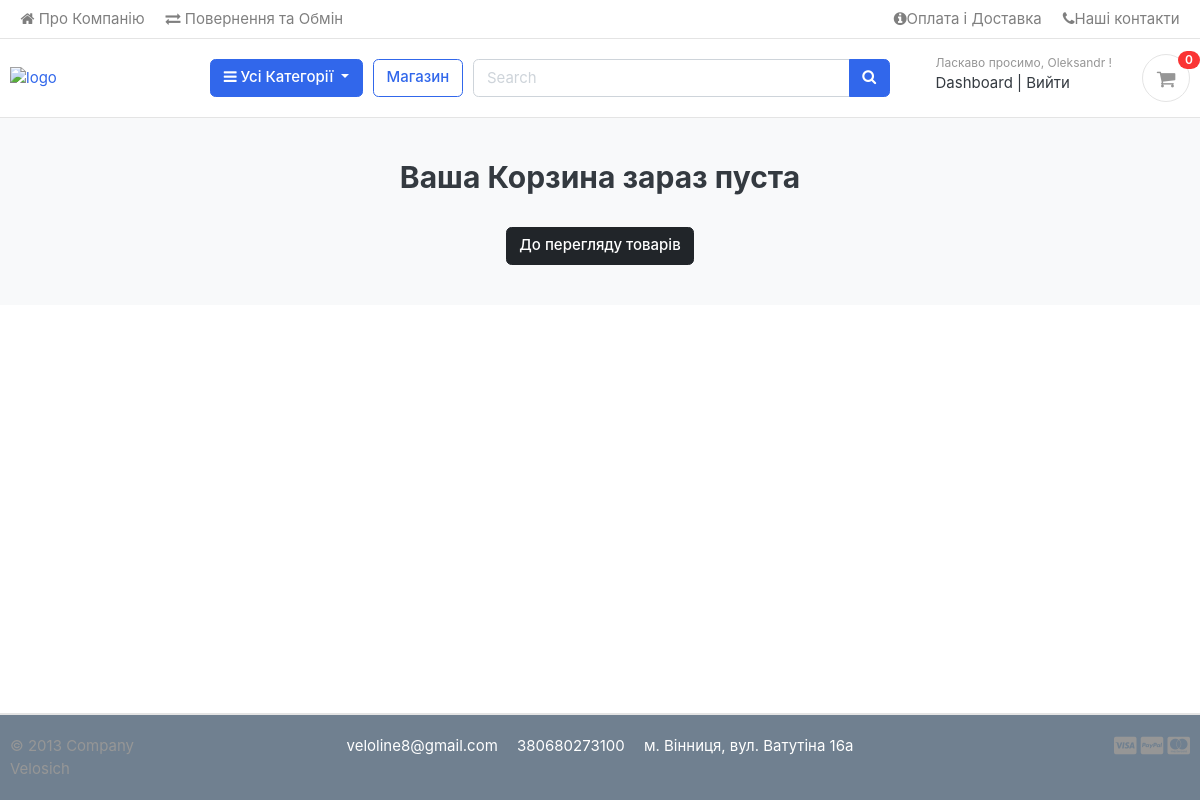
Before: /cart/ (signed in) with the older database file.
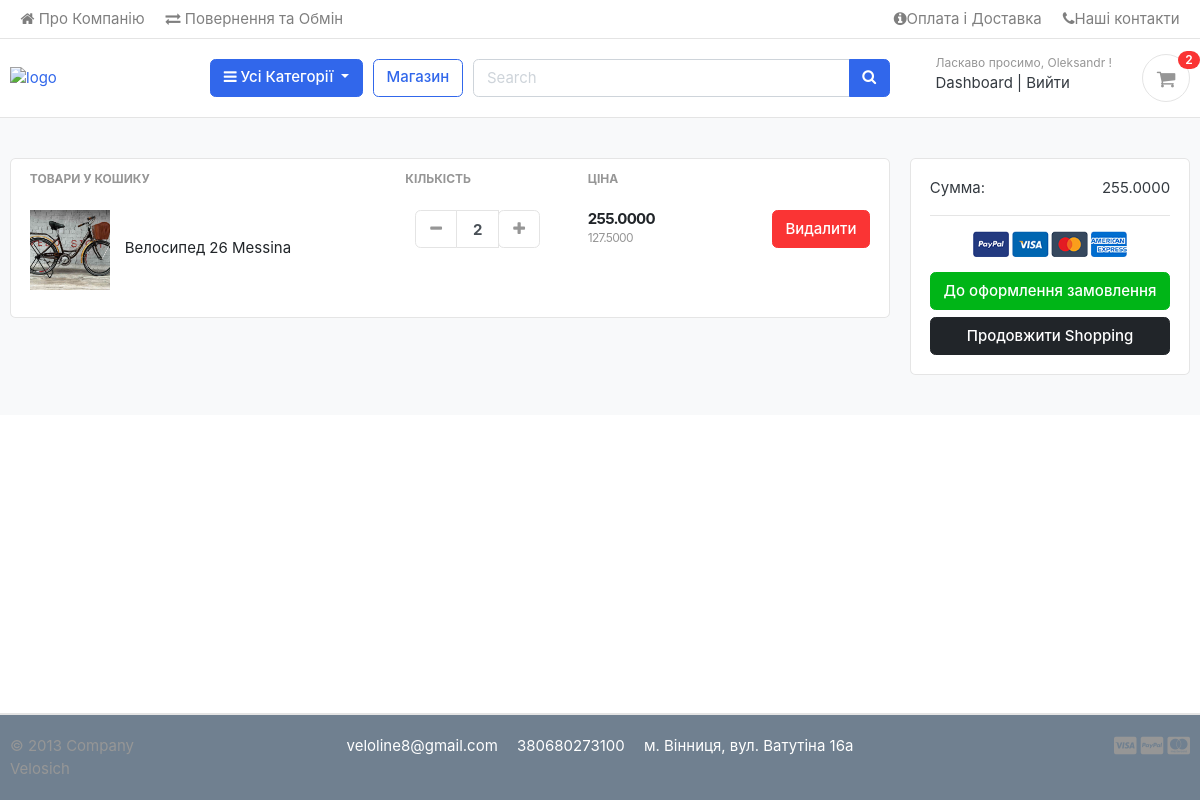
After: the same page with the newer database file.
### carts/models.py (models this page shows, shortened)
class CartItem(models.Model):
    user = models.ForeignKey(Account, on_delete=models.CASCADE, null=True)
    product = models.ForeignKey(Product, on_delete=models.CASCADE)
    variations = models.ManyToManyField(Variation, blank=True)
    cart = models.ForeignKey(Cart, on_delete=models.CASCADE, null=True)
    quantity = models.IntegerField()
    is_active = models.BooleanField(default=True)
    def get_tiers(self):
        try:
            return PriceTier.objects.filter(product=self.product).order_by('-discount')
        except PriceTier.DoesNotExist:
            return None
    @property
    def discounted_price(self):
        tiers = self.get_tiers()
        if tiers:
            for tier in tiers:
                if self.quantity >= tier.min_quantity:
                    return self.product.price * (1 - tier.discount/100)
            else:
                return self.product.price
        return self.product.price
    def discounted_total(self):
        return self.discounted_price * self.quantity

### store/models.py (models this page shows, shortened)
class Product(models.Model):
    product_name = models.CharField(max_length=200, unique=True)
    slug = models.SlugField(max_length=200, unique=True)
    description = models.TextField(max_length=500, blank=True)
    product_code = models.CharField(max_length=5, unique=True, blank=True)
    price = MoneyField(max_digits=14, decimal_places=2, default_currency='USD')
    images = models.ImageField(upload_to="photos/products")
    stock = models.IntegerField()
    is_available = models.BooleanField(default=True)
    category = models.ForeignKey(Category, on_delete=models.CASCADE)
    created_date = models.DateTimeField(auto_now_add=True)
    modified_date = models.DateTimeField(auto_now_add=True)
    def get_url(self):
        return reverse("product_detail", args=[self.category.slug, self.slug])

class PriceTier(models.Model):
    product = models.ForeignKey(Product, on_delete=models.CASCADE, related_name="tier")
    min_quantity = models.PositiveIntegerField()
    discount = models.DecimalField(max_digits=4, decimal_places=2)

### carts/views.py (the view)
# urls.py: path('cart/', include("carts.urls")),
def cart(request, total=0, quantity=0, cart_items=None):
    try:
        grand_total = 0
        tax = 0
        if request.user.is_authenticated:
            cart_items = CartItem.objects.filter(user=request.user, is_active=True)
        else:
            cart = Cart.objects.get(cart_id=_cart_id(request))
            cart_items = CartItem.objects.filter(cart=cart, is_active=True)
        for cart_item in cart_items:
            total += (cart_item.discounted_price*cart_item.quantity)
            quantity += cart_item.quantity
    except ObjectDoesNotExist:
        pass
    context = {
        "total": total,
        "quantity": quantity,
        "cart_items": cart_items,
    }
    return render(request, "store/cart.html", context)

### carts/context_processors.py (called while the page is built)
def counter(request):
    cart_count = 0
    if "admin" in request.path:
        return {}
    else:
        try:
            cart = Cart.objects.filter(cart_id=_cart_id(request))
            if request.user.is_authenticated:
                cart_items = CartItem.objects.all().filter(user=request.user)
            else:
                cart_items = CartItem.objects.all().filter(cart=cart[:1])
            for cart_item in cart_items:
                cart_count += cart_item.quantity
        except Cart.DoesNotExist:
            cart_count = 0
    return dict(cart_count=cart_count)

### carts/views.py (called while the page is built)
def _cart_id(request):
    cart = request.session.session_key
    if not cart:
        cart = request.session.create()
    return cart

### category/context_processors.py (called while the page is built)
def menu_links(request):
    links = Category.objects.all()
    return dict(links=links)

### category/models.py (called while the page is built)
    def get_url(self):
        return reverse("products_by_category", args=[self.slug])

### templates/store/cart.html (shortened to what this page needs)
{% extends "base.html" %}
{% load static %}
{% block content %}
<section class="section-content padding-y bg">
  <div class="container">
  {% if not cart_items %}
    <h2 class="text-center">Ваша Корзина зараз пуста</h2>
    <br>
    <div class="text-center">
      <a href="{% url 'store' %}" class="btn btn-dark">До перегляду товарів</a>
    </div>
  {% else %}
  <div class="row">
    <aside class="col-lg-9">
  <div class="card">
  <table class="table table-borderless table-shopping-cart">
  <thead class="text-muted">
  <tr class="small text-uppercase">
    <th scope="col">Товари у Кошику</th>
    <th scope="col" width="120">Кількість</th>
    <th scope="col" width="120">Ціна</th>
    <th scope="col" class="text-right" width="200"> </th>
  </tr>
  </thead>
  <tbody>
    {% for cart_item in cart_items %}
  <tr>
    <td>
      <figure class="itemside align-items-center">
        <div class="aside"><img src="{{ cart_item.product.images.url }}" class="img-sm"></div>
        <figcaption class="info">
          <a href="{{ cart_item.product.get_url }}" class="title text-dark">{{ cart_item.product.product_name }}</a>
        </figcaption>
      </figure>
    </td>
    <td>
            <div class="col">
              <div class="input-group input-spinner">
                <div class="input-group-prepend">
                <a href="{% url 'remove_cart' cart_item.product.id cart_item.id %}" class="btn btn-light" type="button" id="button-plus"> <i class="fa fa-minus"></i> </a>
                </div>
                <input type="text" class="form-control"  value="{{ cart_item.quantity }}">
                <div class="input-group-append">
                  <form action="{% url 'add_cart' cart_item.product.id %}" method="POST">
                    <button class="btn btn-light" type="submit" id="button-minus"> <i class="fa fa-plus"></i> </button>
                  </form>
                </div>
              </div>
            </div>
    </td>
    <td>
      <div class="price-wrap">
        <var class="price">{{ cart_item.discounted_total }}</var>
        <small class="text-muted"> {{ cart_item.discounted_price }} </small>
      </div>
    </td>
    <td class="text-right">
    <a href="{% url 'remove_cart_item' cart_item.product.id cart_item.id %}" class="btn btn-danger" onclick="return confirm('Ви точно хочете видалити екземпляр?')"> Видалити</a>
    </td>
  </tr>
  {% endfor %}
  </tbody>
  </table>
  </div>
    </aside>
    <aside class="col-lg-3">
      <div class="card">
      <div class="card-body">
        <dl class="dlist-align">
          <dt>Сумма:</dt>
          <dd class="text-right">{{ total }}</dd>
        </dl>
        <hr>
        <p class="text-center mb-3">
          <img src="{% static 'images/misc/payments.png' %}" height="26">
        </p>
        <a href="{% url 'checkout' %}" class="btn btn-success btn-block"> До оформлення замовлення </a>
        <a href="{% url 'store' %}" class="btn btn-dark btn-block">Продовжити Shopping</a>
      </div>
      </div>
  </aside>
  </div>
  {% endif %}
  </div>
  </section>
{% endblock %}

### templates/includes/navbar.html (shortened to what this page needs)
{% load static %}
<header class="section-header">
  <nav class="navbar p-md-0 navbar-expand-sm navbar-light border-bottom">
  <div class="container">
    <div class="collapse navbar-collapse" id="navbarTop4">
      <ul class="navbar-nav mr-auto">
        <li class="nav-item dropdown">
         <a href="{% url 'about' %}" class="nav-link"><i class="fa fa-home" aria-hidden="true"></i> Про Компанію </a>
      </li>
        <li class="nav-item dropdown">
         <a href="{% url 'return_info' %}" class="nav-link"><i class="fa fa-exchange" aria-hidden="true"></i> Повернення та Обмін </a>
      </li>
      </ul>
      <ul class="navbar-nav">
      <li><a href="{% url 'info' %}" class="nav-link"> <i class="fa fa-info-circle" aria-hidden="true"></i>Оплата і Доставка </a></li>
      <li><a href="{% url 'contacts' %}" class="nav-link"> <i class="fa fa-phone"></i>Наші контакти </a></li>
    </ul>
    </div>
  </div>
  </nav>
  <section class="header-main border-bottom">
    <div class="container">
  <div class="row align-items-center">
    <div class="col-lg-2 col-md-3 col-6">
      <a href="{% url 'home' %}" class="brand-wrap">
        <img class="logo" src="{% static 'images/logo-white.png' %}" style="width: 180px;" alt="logo">
      </a>
    </div>
    <div class="col-lg col-sm col-md col-6 flex-grow-0">
      <div class="category-wrap dropdown d-inline-block float-right">
        <button type="button" class="btn btn-primary dropdown-toggle" data-toggle="dropdown">
          <i class="fa fa-bars"></i> Усі Категорії
        </button>
      </div>
    </div>
    <a href="{% url 'store' %}" class="btn btn-outline-primary">Магазин</a>
    <div class="col-lg  col-md-6 col-sm-12 col">
      <form action="{% url 'search' %}" class="search" method="GET">
        <div class="input-group w-100">
            <input type="text" class="form-control" style="width:60%;" placeholder="Search" name="keyword">
            <div class="input-group-append">
              <button class="btn btn-primary" type="submit">
                <i class="fa fa-search"></i>
              </button>
            </div>
          </div>
      </form>
    </div>
    <div class="col-lg-3 col-sm-6 col-8 order-2 order-lg-3">
          <div class="d-flex justify-content-end mb-3 mb-lg-0">
            {% if user.id is None %}
            <div class="widget-header">
              <small class="title text-muted">Ласкаво просимо, гість!</small>
              <div>
                <a href="{% url 'login' %}">Увійти</a> <span class="dark-transp"> | </span>
                <a href="{% url 'register' %}"> Зареєструватися</a>
              </div>
            </div>
            {% else %}
            <div class="widget-header">
              <small class="title text-muted">Ласкаво просимо, {{user.first_name}} !</small>
              <div>
                <a href="{% url 'dashboard' %}">Dashboard</a> <span class="dark-transp"> | </span>
                <a href="{% url 'logout' %}"> Вийти</a>
              </div>
            </div>
            {% endif %}
            <a href="{% url 'cart' %}" class="widget-header pl-3 ml-3">
              <div class="icon icon-sm rounded-circle border"><i class="fa fa-shopping-cart"></i></div>
              <span class="badge badge-pill badge-danger notify">{{ cart_count }}</span>
            </a>
          </div>
        </div>
  </div>
    </div>
  </section>
  </header>

Changed rows visible on the page:
added CartItem: product.images (picture), product.product_name "Велосипед 26 Messina", quantity "2", discounted_total "255.0000", discounted_price "127.5000"
Other visible differences:
{{ cart_count }}: "0" → "2"
{{ total }}: (not shown) → "255.0000"
text no longer shown: "Ваша Корзина зараз пуста До перегляду товарів"
text now shown: "ТОВАРИ У КОШИКУ КІЛЬКІСТЬ ЦІНА Сумма: До оформлення замовлення Продовжити Shopping"
